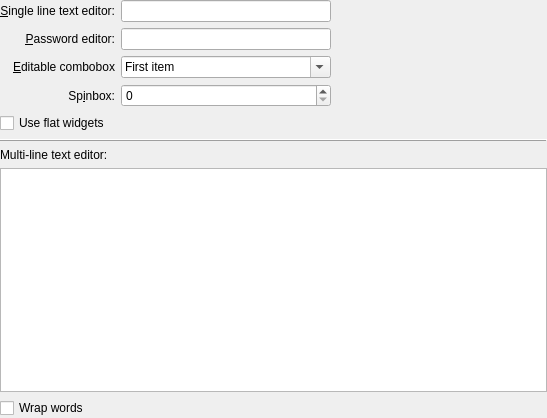
<?xml version="1.0" encoding="UTF-8"?>
<ui version="4.0">
 <class>InputDemoWidget</class>
 <widget class="QWidget" name="InputDemoWidget">
  <property name="geometry">
   <rect>
    <x>0</x>
    <y>0</y>
    <width>547</width>
    <height>418</height>
   </rect>
  </property>
  <layout class="QGridLayout" name="gridLayout">
   <property name="leftMargin">
    <number>0</number>
   </property>
   <property name="topMargin">
    <number>0</number>
   </property>
   <property name="rightMargin">
    <number>0</number>
   </property>
   <property name="bottomMargin">
    <number>0</number>
   </property>
   <item row="0" column="0">
    <widget class="QLabel" name="label">
     <property name="text">
      <string>&amp;Single line text editor:</string>
     </property>
     <property name="alignment">
      <set>Qt::AlignRight|Qt::AlignTrailing|Qt::AlignVCenter</set>
     </property>
     <property name="buddy">
      <cstring>klineedit</cstring>
     </property>
    </widget>
   </item>
   <item row="0" column="1">
    <widget class="QLineEdit" name="klineedit">
     <property name="text">
      <string/>
     </property>
     <property name="showClearButton" stdset="0">
      <bool>true</bool>
     </property>
    </widget>
   </item>
   <item row="0" column="2">
    <spacer name="horizontalSpacer">
     <property name="orientation">
      <enum>Qt::Horizontal</enum>
     </property>
     <property name="sizeHint" stdset="0">
      <size>
       <width>126</width>
       <height>21</height>
      </size>
     </property>
    </spacer>
   </item>
   <item row="1" column="0">
    <widget class="QLabel" name="label_2">
     <property name="text">
      <string>&amp;Password editor:</string>
     </property>
     <property name="alignment">
      <set>Qt::AlignRight|Qt::AlignTrailing|Qt::AlignVCenter</set>
     </property>
     <property name="buddy">
      <cstring>klineedit_2</cstring>
     </property>
    </widget>
   </item>
   <item row="1" column="1">
    <widget class="QLineEdit" name="klineedit_2">
     <property name="echoMode">
      <enum>QLineEdit::PasswordEchoOnEdit</enum>
     </property>
     <property name="showClearButton" stdset="0">
      <bool>true</bool>
     </property>
     <property name="passwordMode" stdset="0">
      <bool>true</bool>
     </property>
    </widget>
   </item>
   <item row="2" column="0">
    <widget class="QLabel" name="label_3">
     <property name="text">
      <string>&amp;Editable combobox</string>
     </property>
     <property name="alignment">
      <set>Qt::AlignRight|Qt::AlignTrailing|Qt::AlignVCenter</set>
     </property>
     <property name="buddy">
      <cstring>kcombobox</cstring>
     </property>
    </widget>
   </item>
   <item row="2" column="1">
    <widget class="QComboBox" name="kcombobox">
     <property name="editable">
      <bool>true</bool>
     </property>
     <item>
      <property name="text">
       <string>First item</string>
      </property>
     </item>
     <item>
      <property name="text">
       <string>Second item</string>
      </property>
     </item>
     <item>
      <property name="text">
       <string>Third item</string>
      </property>
     </item>
    </widget>
   </item>
   <item row="3" column="0">
    <widget class="QLabel" name="label_4">
     <property name="text">
      <string>Sp&amp;inbox:</string>
     </property>
     <property name="alignment">
      <set>Qt::AlignRight|Qt::AlignTrailing|Qt::AlignVCenter</set>
     </property>
     <property name="buddy">
      <cstring>kintspinbox</cstring>
     </property>
    </widget>
   </item>
   <item row="5" column="0" colspan="3">
    <widget class="QFrame" name="frame">
     <property name="frameShape">
      <enum>QFrame::HLine</enum>
     </property>
     <property name="frameShadow">
      <enum>QFrame::Raised</enum>
     </property>
    </widget>
   </item>
   <item row="6" column="0">
    <widget class="QLabel" name="label_5">
     <property name="text">
      <string>Multi-line text editor:</string>
     </property>
    </widget>
   </item>
   <item row="8" column="0">
    <widget class="QCheckBox" name="wrapCheckBox">
     <property name="text">
      <string>Wrap words</string>
     </property>
    </widget>
   </item>
   <item row="4" column="0" colspan="2">
    <widget class="QCheckBox" name="flatCheckBox">
     <property name="text">
      <string>Use flat widgets</string>
     </property>
    </widget>
   </item>
   <item row="7" column="0" colspan="3">
    <widget class="QTextEdit" name="textedit"/>
   </item>
   <item row="3" column="1">
    <widget class="QSpinBox" name="kintspinbox"/>
   </item>
  </layout>
 </widget>
 <tabstops>
  <tabstop>klineedit</tabstop>
  <tabstop>klineedit_2</tabstop>
  <tabstop>kcombobox</tabstop>
  <tabstop>kintspinbox</tabstop>
  <tabstop>flatCheckBox</tabstop>
  <tabstop>textedit</tabstop>
  <tabstop>wrapCheckBox</tabstop>
 </tabstops>
 <resources/>
 <connections/>
</ui>
